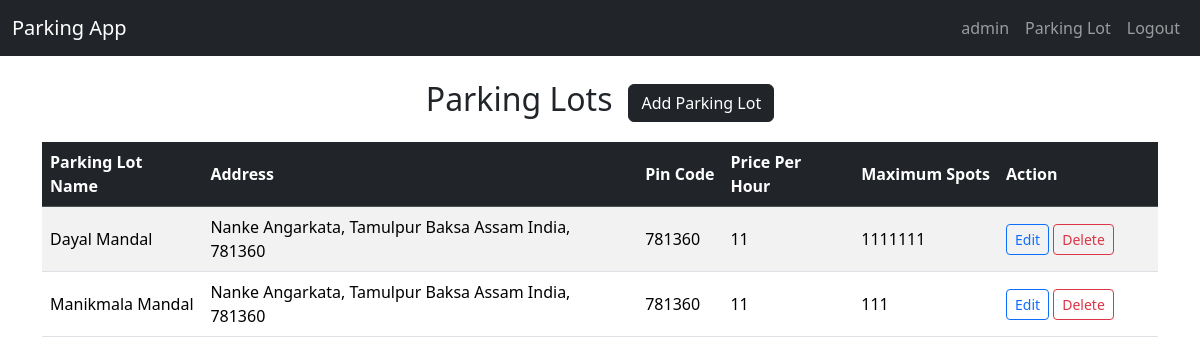
The app's page /parking_lots (signed in) with its own data.
### models.py (models this page shows, shortened)
class User(db.Model, UserMixin):
    id = db.Column(db.Integer, primary_key=True, autoincrement=True)
    name = db.Column(db.String(120), unique=True, nullable=False)
    email = db.Column(db.String(120), unique=True, nullable=False)
    password = db.Column(db.String(120), nullable=False)
    admin = db.Column(db.Boolean,default=False)

class ParkingLot(db.Model):
    id = db.Column(db.Integer, primary_key=True, autoincrement=True)
    name = db.Column(db.String(120), nullable=False)
    address = db.Column(db.String(255), nullable=False)
    pin_code = db.Column(db.String(10), nullable=True)
    price_per_hour = db.Column(db.Integer, nullable=True)
    maximum_spots = db.Column(db.Integer, nullable=True)
    parking_spots = db.relationship('ParkingSpot', backref='parking_lot', cascade='all, delete-orphan')
    parked_histories = db.relationship('ParkedHistory', backref='parking_lot', cascade='all, delete-orphan')

### app.py (the view)
@app.route('/parking_lots')
@login_required
def list_parking_lots():
    parking_lots = ParkingLot.query.all()
    return render_template('parking_lots/list.html',parking_lots=parking_lots)

### app.py (called while the page is built)
@login_manager.user_loader
def load_user(user_id):
    return User.query.get_or_404(int(user_id))

### templates/parking_lots/list.html (shortened to what this page needs)
{% extends 'base.html' %}
{% block content %}
    <div class = "d-flex justify-content-center align-items-center mb-3">
        <h2>Parking Lots</h2>
        {% if current_user.admin %}
        <a href = "{{url_for('create_parking_lot')}}" class = "btn btn-dark ms-3">Add Parking Lot</a>
        {% endif %}
    </div>
        <div class="table-responsive">
            <table class="table table-striped align-middle">
                <thead class="table-dark">
                    <tr>
                        <th scope="col">Parking Lot Name</th>
                        <th scope="col">Address</th>
                        <th scope="col">Pin Code</th>
                        <th scope="col">Price Per Hour</th>
                        <th scope="col">Maximum Spots</th>
                        {% if current_user.admin %}
                        <th scope="col" style="width: 160px">Action</th>
                        {% endif %}
                    </tr>
                </thead>
                <tbody>
                    {% for parking_lot in parking_lots %}
                    <tr>
                        <td>{{parking_lot.name}}</td>
                        <td>{{parking_lot.address}}</td>
                        <td>{{parking_lot.pin_code}}</td>
                        <td>{{parking_lot.price_per_hour}}</td>
                        <td>{{parking_lot.maximum_spots}}</td>
                        {% if current_user.admin %}
                        <td>
                            <a href = "{{url_for('edit_parking_lot', parking_lot_id = parking_lot.id)}}" class = "btn btn-sm btn-outline-primary">Edit</a>
                            <a href = "{{url_for('delete_parking_lot', parking_lot_id = parking_lot.id)}}" class = "btn btn-sm btn-outline-danger">Delete</a>
                        </td>
                        {% endif %}
                    </tr>
                    {% endfor %}
                </tbody>
            </table>
        </div>
    </div>
{% endblock %}

### templates/base.html (shortened to what this page needs)
<!DOCTYPE html>
<html lang="en">
<head>
    <link rel = "stylesheet" href = "{{ url_for('static', filename = 'css/styles.css') }}">
    <link href="https://cdn.jsdelivr.net/npm/bootstrap@5.3.6/dist/css/bootstrap.min.css" rel="stylesheet">
</head>
<body>
   <nav class = "navbar navbar-expand-lg navbar-dark bg-dark mb-4">
        <div class="container-fluid">
            <a class="navbar-brand" href = "{{ url_for('home') }}">Parking App</a>
            <div class="collapse navbar-collapse" >
                <ul class="navbar-nav ms-auto">
                {% if current_user.is_authenticated %}
                <li class="nav-item">
                    <a class="nav-link" href = "#">{{ current_user.name}}</a>
                </li>
                {%if current_user.admin %}
                <li class="nav-item">
                    <a class="nav-link" href = "{{ url_for('list_parking_lots') }}">Parking Lot</a>
                </li>
                {% endif %}
                <li class="nav-item">
                    <a class="nav-link" href = "{{ url_for('logout') }}">Logout</a>
                </li>
                {% endif %}
                </ul>
            </div>
        </div>
    </nav>
    <div class="container">
        {% block content %}{% endblock %}
</body>
</html>

### static/css/styles.css (style rules this page uses)
body { background-color: rgba(219, 244, 182, 0.956); }
.table th { vertical-align: middle; }
.btn { border-radius: 0.5rem; }

### records on screen
User: name "admin"
ParkingLot: name "Dayal Mandal", address "Nanke Angarkata, Tamulpur Baksa Assam India, 781360", pin_code "781360", price_per_hour "11", maximum_spots "1111111"
ParkingLot: name "Manikmala Mandal", address "Nanke Angarkata, Tamulpur Baksa Assam India, 781360", pin_code "781360", price_per_hour "11", maximum_spots "111"
